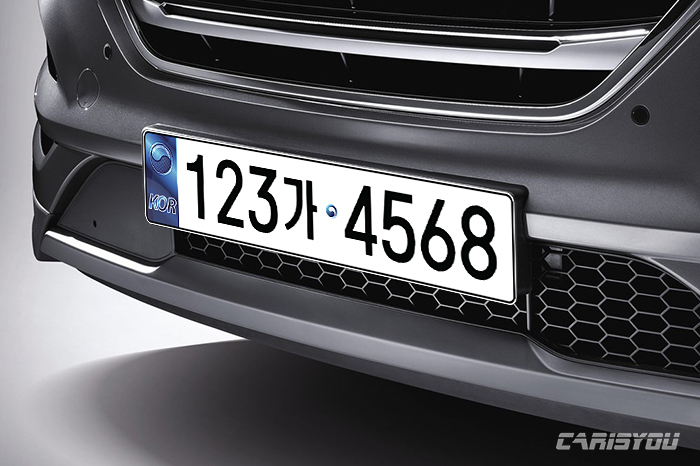
#> input picture 00.추가학습/data/0622car_num.jpg, 700 x 466 px, given in place of sea.png, which was not available
$ jupyter execute 'ch00_01_OpenCV기초_기본사용.ipynb'   (text cells are left out)
#> lines starting #> are read from the running program, lines starting #| are printed output that depends on the picture; pictures that were not available may be replaced by others from this repository, and a replacement may not be noted
[cell 1]
import numpy as np
import matplotlib.pyplot as plt
import cv2
cv2.__version__

[cell 2]
from google.colab import files
upload_file = files.upload()
#> the answer given: 0622car_num.jpg

[cell 3]
path = '/content/sea.png'

[cell 4]
# 불러오기
plt_img = plt.imread(path)
#> plt_img is the input picture: shape (466, 700, 3); mean R, G, B 94.4, 94.2, 98.1
cv2_img = cv2.imread(path)
print(plt_img.shape, plt_img.dtype, type(plt_img))
#| (466, 700, 3) uint8 <class 'numpy.ndarray'>
print(cv2_img.shape, cv2_img.dtype, type(cv2_img))
#| (466, 700, 3) uint8 <class 'numpy.ndarray'>
print(plt_img[0][0], cv2_img[0][0])
#| [161 160 166] [166 160 161]

[cell 5]
cv2_img[0]
#> Out = 700 rows, first 8: [166, 160, 161], [167, 161, 162], [168, 162, 163], [168, 162, 163], [167, 161, 162], [167, 161, 162], [170, 164, 165], [172, 166, 167]

[cell 6]
# cv2.imshow('img', cv2_img)
# 주피터가 아닌 코랩에서는 사용 불가

[cell 7]
from google.colab.patches import cv2_imshow
cv2_imshow(cv2_img)

[cell 8]
plt.subplot(121)
plt.imshow(plt_img)
plt.title('matplotlib')
plt.subplot(122)
plt.imshow(cv2_img)
plt.title('openCV')
plt.show()
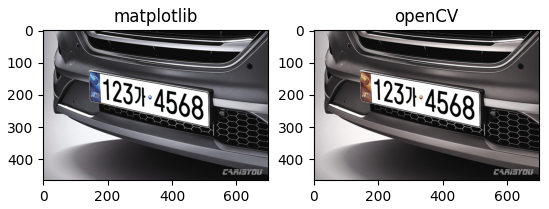
#> figure drawn by matplotlib, 2 panels; B, G, R data is drawn as R, G, B
# 이유
# imread 할 때
# - matplotlib : RGB로 읽어옴
# - openCV : GBR로 읽어옴

[cell 9]
# cv2_img : BGR
gray_img = cv2.cvtColor(cv2_img, cv2.COLOR_BGR2GRAY)
hsv_img = cv2.cvtColor(cv2_img, cv2.COLOR_BGR2HSV)
#> hsv_img: shape (466, 700, 3); mean H, S, V 84.9, 16.4, 98.1
lab_img = cv2.cvtColor(cv2_img, cv2.COLOR_BGR2LAB)
#> lab_img: shape (466, 700, 3); mean of channels 0, 1, 2 97.3, 128.9, 125.9
rgb_img = cv2.cvtColor(cv2_img, cv2.COLOR_BGR2RGB)
p_gray_img = cv2.cvtColor(plt_img, cv2.COLOR_BGR2GRAY)
p_hsv_img = cv2.cvtColor(plt_img, cv2.COLOR_BGR2HSV)
#> p_hsv_img: shape (466, 700, 3); mean H, S, V 64.8, 16.4, 98.1
p_lab_img = cv2.cvtColor(plt_img, cv2.COLOR_BGR2LAB)
#> p_lab_img: shape (466, 700, 3); mean of channels 0, 1, 2 97.9, 129.6, 128.4
p_rgb_img = cv2.cvtColor(plt_img, cv2.COLOR_BGR2RGB)

[cell 10]
imgs = [p_gray_img, p_hsv_img, p_lab_img, p_rgb_img]
for i,img in enumerate(imgs) :
  plt.subplot(2,2,i+1)
  plt.imshow(img)
#> this loop made 4 passes
plt.show()
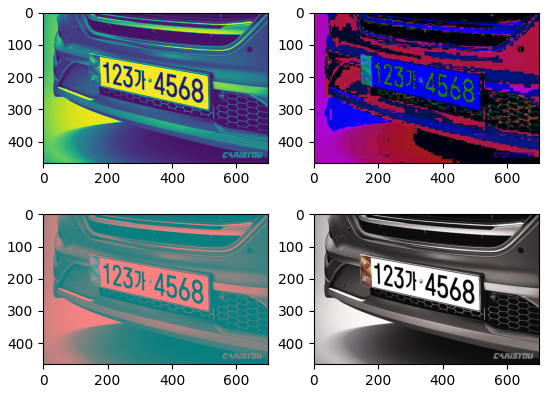
#> figure drawn by matplotlib, 4 panels; B, G, R data is drawn as R, G, B

[cell 11]
imgs = [gray_img, hsv_img, lab_img, rgb_img]
for i,img in enumerate(imgs) :
  plt.subplot(2,2,i+1)
  plt.imshow(img)
plt.show()
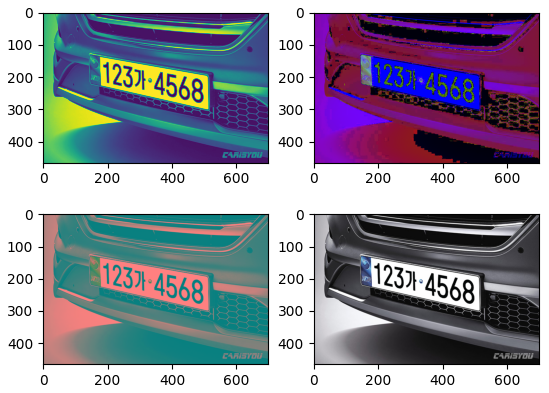
#> figure drawn by matplotlib, 4 panels

[cell 12]
cv2.imwrite('ch1.png', cv2_img)
#> Out = True

[cell 13]
from google.colab import files
files.upload()
#> the answer given: 0621rode.png

[cell 14]
animal = cv2.imread('/content/다람쥐.jpg')
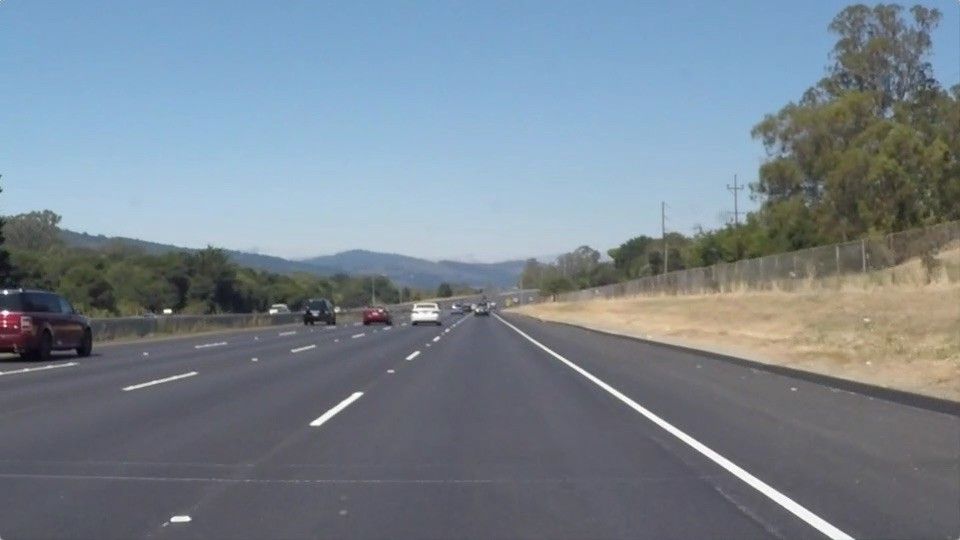
#> input picture 00.추가학습/data/0621rode.png, 960 x 540 px, given in place of 다람쥐.jpg, which was not available
#> animal is the input picture: shape (540, 960, 3); mean B, G, R 143.7, 132.5, 120.3
car = cv2.imread('/content/자동차.jpg')
p_animal = plt.imread('/content/다람쥐.jpg')
p_car = plt.imread('/content/자동차.jpg')
print(animal.shape, car.shape, p_animal.shape, p_car.shape)
#| (540, 960, 3) (540, 960, 3) (540, 960, 3) (540, 960, 3)

[cell 15]
from google.colab.patches import cv2_imshow
cv2_imshow(animal)
cv2_imshow(car)

[cell 16]
a1 = cv2.cvtColor(p_animal, cv2.COLOR_BGR2HLS)
#> a1: shape (540, 960, 3) float32; mean of channels 0, 1, 2 96.7, 0.5, 0.2
a2 = cv2.cvtColor(p_animal, cv2.COLOR_BGR2Luv)
#> a2: shape (540, 960, 3) float32; mean of channels 0, 1, 2 55.5, 8.2, 10.1
a3 = cv2.cvtColor(p_animal, cv2.COLOR_BGR2XYZ)
#> a3: shape (540, 960, 3) float32; mean of channels 0, 1, 2 0.503, 0.525, 0.521

c1 = cv2.cvtColor(p_car, cv2.COLOR_BGR2HLS)
c2 = cv2.cvtColor(p_car, cv2.COLOR_BGR2Luv)
c3 = cv2.cvtColor(p_car, cv2.COLOR_BGR2XYZ)

[cell 17]
print(a1.shape,a2.shape,a3.shape)
#| (540, 960, 3) (540, 960, 3) (540, 960, 3)
print(c1.shape,c2.shape,c3.shape)
#| (540, 960, 3) (540, 960, 3) (540, 960, 3)

[cell 18]
plt.figure(figsize=(12,6))
imgs = [a1, a2, a3, c1, c2, c3]
for i,img in enumerate(imgs) :
  plt.subplot(2,3,i+1)
  plt.imshow(img)
#> this loop made 6 passes
plt.show()
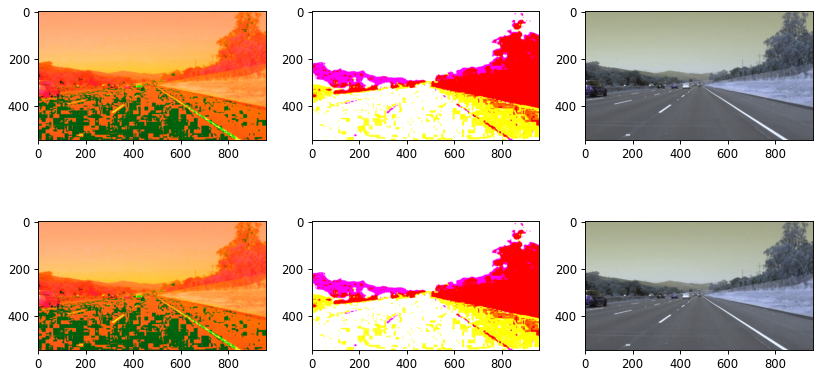
#> figure drawn by matplotlib, 6 panels
